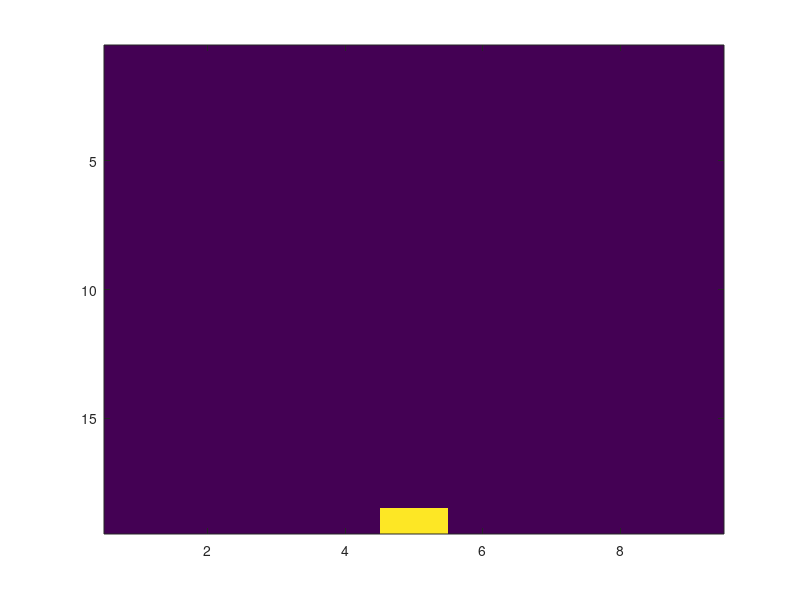

The MATLAB source for this figure: (Note: this script raises an error after producing the figure.)

%NOTE: inspiration taken from 
%      https://gist.github.com/andydonzelli/65040b7f709df073a67e




function MoveCow()


%Size of playing field
maximum_x = 19
maximum_y = 9
grid = zeros(maximum_x,maximum_y)



%Starting position (Cow)
x = 19
y = 5
grid(x,y) = 1

%Cow stuff
length = 1
posX = zeros(length);  %array holds all the coordinates
posY = zeros(length);  %  of the snake's body elements
posX(1) = x;
posY(1) = y;

over = 0

%Creating the figure
fig1 = figure;
set(fig1,'menubar','none');



set(fig1,'CurrentObject',imagesc(grid));
set(fig1,'KeyPressFcn',@PressKey);
    

    %used to register key press (any key)
    function PressKey (~,arrow)
        moveFrog(arrow.Key)
        
        
    end
    
    function moveFrog(dir)
        movedir(dir);
        
        if over == 0
            grid(posX(1),posY(1)) = 0
            
            posX(1) = x;
            posY(1) = y;
            
            grid(x,y) = 1;
            set(fig1,'CurrentObject',imagesc(grid));
        end
    end

    %Move in direction of 'dir' key
    
    function movedir(dir)
       
           switch(dir)
               case 'uparrow'
                   if x < 2            
                       x = x
                   elseif (x==1)
                       Over();
                       
                  
                   else
                       x = x-1
                   end
               case 'downarrow'
                   if x > 18
                       x = x
                   elseif (x==1)
                       Over();
                       
                   else
                       x = x+1
                   end 
               case 'rightarrow'
                   if y >9
                       y = y
                   
                   elseif (x==1)
                       Over();
                       
                   else
                       y = y+1
                   end
               case 'leftarrow'
                   if y <2
                       y = y
                   
                   elseif (x==1)
                       Over();                      
                   else
                       y = y-1
                   end 
       
       
    end

    %When the game is done
    function Empty(~,~)
    end
            
       
   
    %Finish game on winstate
    function Over()
        set(fig1,'KeyPressFcn',@Empty);
        set(fig1,'CurrentObject',imagesc(grid));
        pause(0.01)
        close(fig1);
        disp('You win!')
        over = 1;
    end
end
        
            
            
    
            
            

end